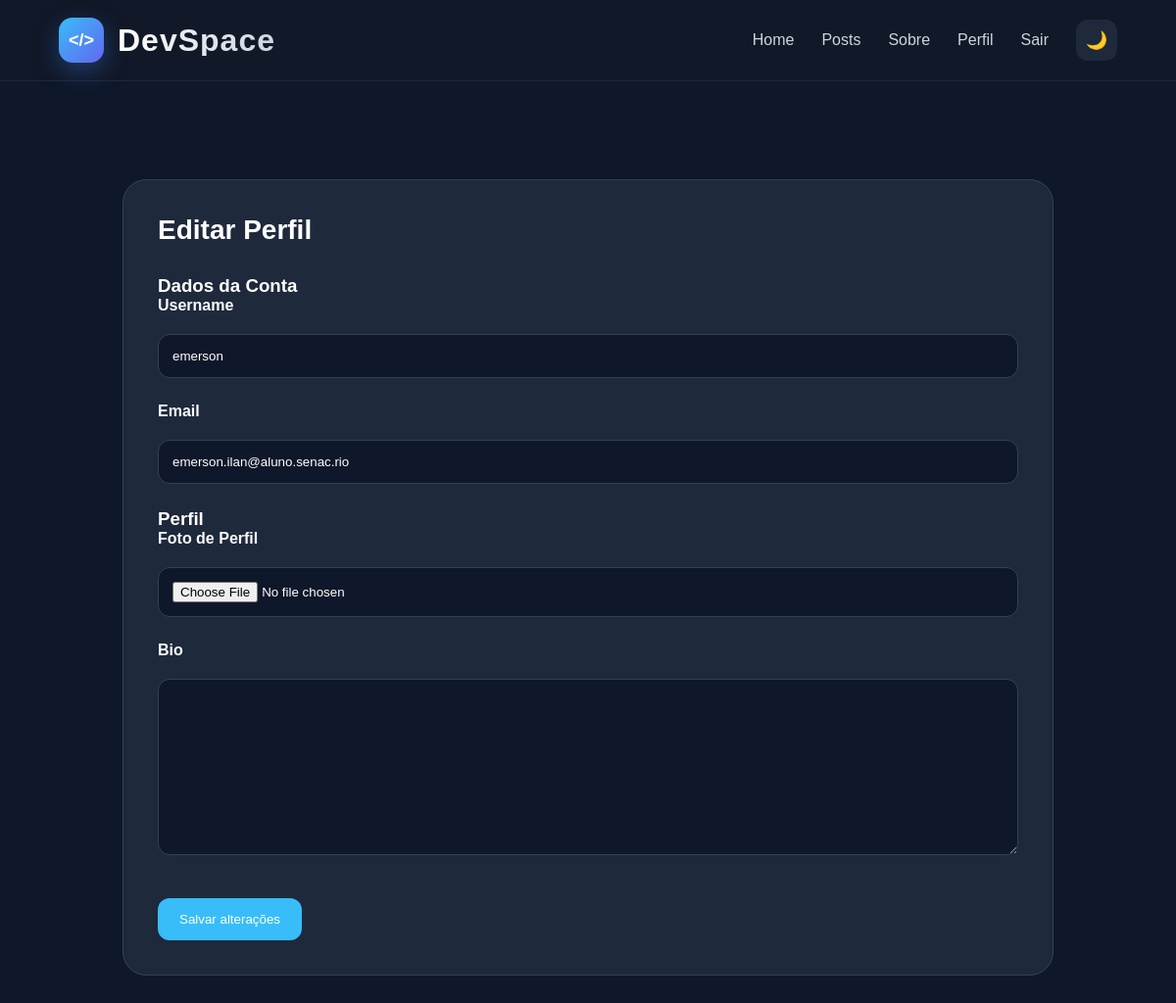
The app's page /usuarios/editar-perfil/ (signed in), older data.
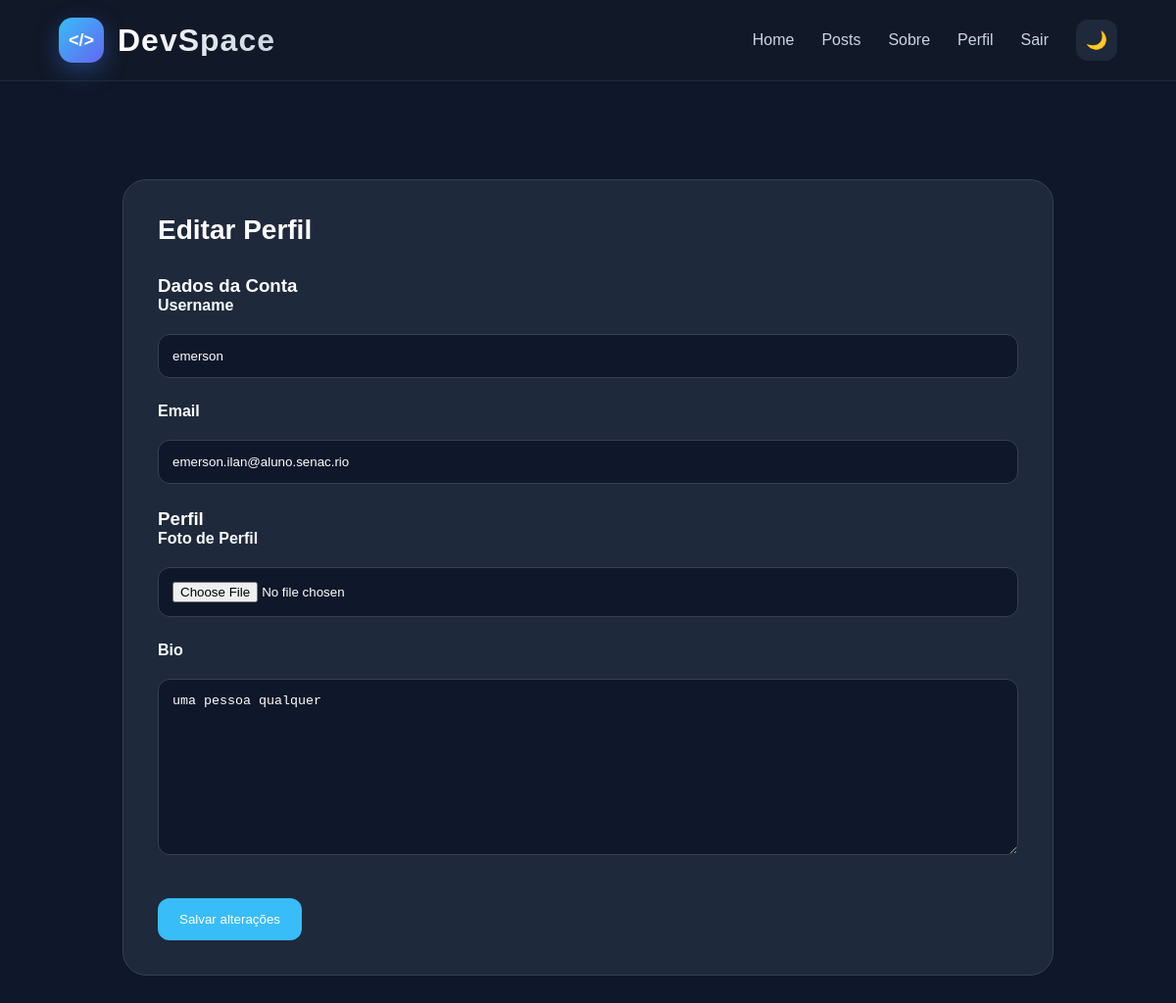
The same page, newer data.
### usuarios/models.py (models this page shows, shortened)
class Perfil(models.Model):
    usuario = models.OneToOneField(
        User,
        on_delete=models.CASCADE
    )
    foto = models.ImageField(
        upload_to='perfis/',
        default='default.png'
    )
    bio = models.TextField(
        max_length=300,
        blank=True
    )

### usuarios/views.py (the view)
def editar_perfil(request):
    perfil = request.user.perfil
    if request.method == 'POST':
        user_form = UserForm(
            request.POST,
            instance=request.user
        )
        perfil_form = PerfilForm(
            request.POST,
            request.FILES,
            instance=perfil
        )
        if (
            user_form.is_valid()
            and perfil_form.is_valid()
        ):
            user_form.save()
            perfil_form.save()
            return redirect(
                'perfil'
            )
    else:
        user_form = UserForm(
            instance=request.user
        )
        perfil_form = PerfilForm(
            instance=perfil
        )
    return render(
        request,
        'usuarios/editar_perfil.html',
        {
            'user_form': user_form,
            'perfil_form': perfil_form
        }
    )

### usuarios/forms.py
class UserForm(forms.ModelForm):
    class Meta:
        model = User
        fields = [
            'username',
            'email'
        ]

class PerfilForm(forms.ModelForm):
    class Meta:
        model = Perfil
        fields = [
            'foto',
            'bio'
        ]

### usuarios/templates/usuarios/editar_perfil.html (shortened to what this page needs)
{% extends 'base.html' %}
{% block content %}
<div class="perfil-container">
    <div class="perfil-section">
        <h2>
            Editar Perfil
        </h2>
        <form
            method="POST"
            enctype="multipart/form-data"
            class="perfil-form"
        >
            <h3>
                Dados da Conta
            </h3>
            <div class="form-group">
                <label>
                    Username
                </label>
                {{ user_form.username }}
            </div>
            <div class="form-group">
                <label>
                    Email
                </label>
                {{ user_form.email }}
            </div>
            <h3>
                Perfil
            </h3>
            <div class="form-group">
                <label>
                    Foto de Perfil
                </label>
                <input
                    type="file"
                    name="foto"
                >
            </div>
            <div class="form-group">
                <label>
                    Bio
                </label>
                {{ perfil_form.bio }}
            </div>
            <button type="submit">
                Salvar alterações
            </button>
        </form>
    </div>
</div>
{% endblock %}

Row changes from the older to the newer data that the page shows:
changed Perfil: bio (not shown) → "uma pessoa qualquer"
